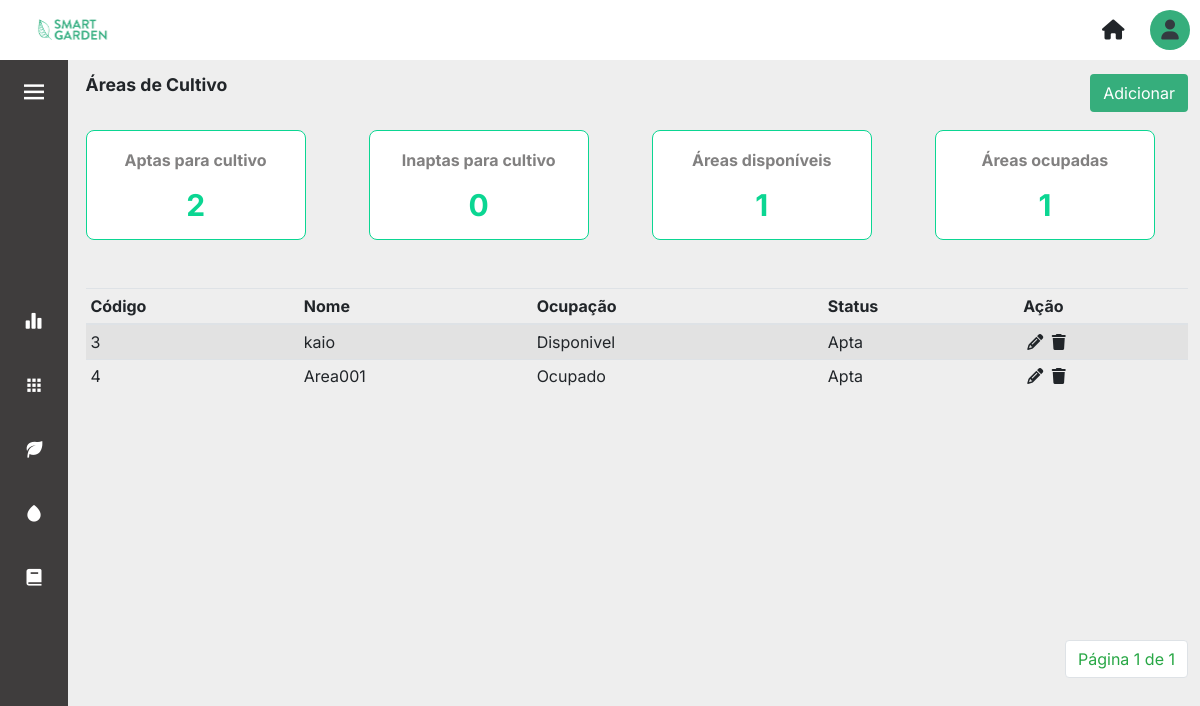
Screenshot of /areas/ with the database file from the repository.
### core/models.py (models this page shows, shortened)
class AreaCultivo(models.Model):
    nome = models.CharField(max_length=100)
    disponivel = models.BooleanField(blank=True, null=False, default=True)
    apta = models.BooleanField(blank=False, null=False, default=True)

### core/views.py (the view)
# urls.py: path('areas/', views.areas, name='areas'),
def areas(request):
    areas = AreaCultivo.objects.all()
    qntDisponivel = AreaCultivo.objects.filter(disponivel=True).count()
    qntOcupado = AreaCultivo.objects.filter(disponivel=False).count()
    qntApta = AreaCultivo.objects.filter(apta=True).count()
    qntInapta = AreaCultivo.objects.filter(apta=False).count()
    paginator = Paginator(areas, 6)
    page = request.GET.get('page')
    areas = paginator.get_page(page)
    contexto = {
        'areas': areas,
        'qntDisponivel': qntDisponivel,
        'qntOcupado': qntOcupado,
        'qntApta': qntApta,
        'qntInapta': qntInapta,
    }
    return render(request, 'areas.html', contexto)

### templates/areas.html (shortened to what this page needs)
{% extends 'layout.html' %} {% load static %} {% block content %}
<div>
	<div class="d-flex align-items-center justify-content-between mb-3">
		<p class="title-page">Áreas de Cultivo</p>
		<a href="{% url 'cadastrar_areas' %}"><button type="button" class="btn btn_salvar">Adicionar</button></a>
	</div>
	<div class="row">
		<div class="col-sm-3">
			<div class="card">
				<div class="card-body">
					<h5 class="card-title">Aptas para cultivo</h5>
					<p class="card-text">{{qntApta}}</p>
				</div>
			</div>
		</div>
		<div class="col-sm-3">
			<div class="card">
				<div class="card-body">
					<h5 class="card-title">Inaptas para cultivo</h5>
					<p class="card-text">{{qntInapta}}</p>
				</div>
			</div>
		</div>
		<div class="col-sm-3">
			<div class="card">
				<div class="card-body">
					<h5 class="card-title">Áreas disponíveis</h5>
					<p class="card-text">{{qntDisponivel}}</p>
				</div>
			</div>
		</div>
		<div class="col-sm-3">
			<div class="card">
				<div class="card-body">
					<h5 class="card-title">Áreas ocupadas</h5>
					<p class="card-text">{{qntOcupado}}</p>
				</div>
			</div>
		</div>
	</div>
	<div class="table-content mt-5">
		<table class="table  table-striped table-sm table-hover">
			<thead class="border-botton">
			<tr>
				<th scope="col">Código</th>
				<th scope="col">Nome</th>
				<th scope="col">Ocupação</th>
				<th scope="col">Status</th>
				<th scope="col"></i>Ação</th>
			</tr>
			</thead>
			<tbody>
				{% for area in areas %}
				<tr>
					<td scope="row">{{area.id}}</td>
					<td>{{area.nome}}</td>
					{% if area.disponivel == True %}
					<td>Disponivel</td>
					{% else %}
					<td>Ocupado</td>
					{% endif %} {% if area.apta == True %}
					<td>Apta</td>
					{% else %}
					<td>Inapta</td>
					{% endif %}
					<td>
						<a href='{% url 'update_areas' area.id%}' class="m-1">
							<i class="fa-solid fa-pencil text-black"></i></a>
						<a data-toggle="modal" data-target="#modal_confirm" >
							<i class="fa-sharp fa-solid fa-trash text-black" data-toggle="modal fade" data-target="#exampleModal"></i>
						</a>
					</td>
				</tr>
				{% endfor %}
			</tbody>
		</table>
	</div>
	<div class="container_pagination">
		<nav aria-label="Page-navigation">
			<ul class="pagination">
			<li class="page-item"><a class="page-link text-success" href="#">Página {{areas.number}} de {{areas.paginator.num_pages}}</a></li>
			</ul>
		</nav>
	</div>
{% endblock %}

### static/css/layout.css (style rules this page uses)
body { background-color: var(--light-color); overflow: hidden; }

### static/css/layout_sidebar.css (style rules this page uses)
a { text-decoration: none; }

### static/css/global.css (style rules this page uses)
* { margin: 0; padding: 0; }
:root { --nav-width: 68px; --gray-dark: #3f3d3d; --green-primary: #0bd692; --green-secondary: #36ae7c; --white-color: #ffffff; --light-color: #eeeeee; --body-font: 'Inter', sans-serif; --title-font: 'Roboto' sans-serif; --font-name: 'Raleway', sans-serif; --normal-font-size: 1rem; --z-fixed: 100; }
body { position: relative; font-family: var(--body-font); font-size: var(--normal-font-size); transition: 0.5s; max-width: 100vw; }
.table-content { height: 40vh; }
.title-page { font-family: var(--title-font); font-weight: 700; font-size: 1.1rem; }
.container_pagination { margin-top: 2rem; display:flex; position:relative; justify-content: flex-end; }

### static/css/areas.css (style rules this page uses)
a { color: inherit; }
.card { border: solid 1px var(--green-primary); border-radius: 8px; padding: 0; margin: 0; width: 220px; height: 110px; }
.card-title { display: flex; justify-content: center; font-size: 16px; font-weight: bold; color: #3f3d3d; display: flex; opacity: 65%; }
.card-text { color: var(--green-primary); font-size: 30px; font-weight: bold; display: flex; justify-content: center; }

### static/css/forms.css (style rules this page uses)
.btn_salvar, .btn_salvar:hover { background-color: var(--green-secondary) !important; color: var(--white-color) !important; float: right; margin-left: 0.5rem; }

### rows the page displays
AreaCultivo: id "3", nome "kaio", disponivel "Disponivel", apta "Apta"
AreaCultivo: id "4", nome "Area001", disponivel "Ocupado", apta "Apta"

### other values shown
{{ qntApta }} "2"
{{ qntInapta }} "0"
{{ qntDisponivel }} "1"
{{ qntOcupado }} "1"
{{ areas.number }} "1"
{{ areas.paginator.num_pages }} "1"
